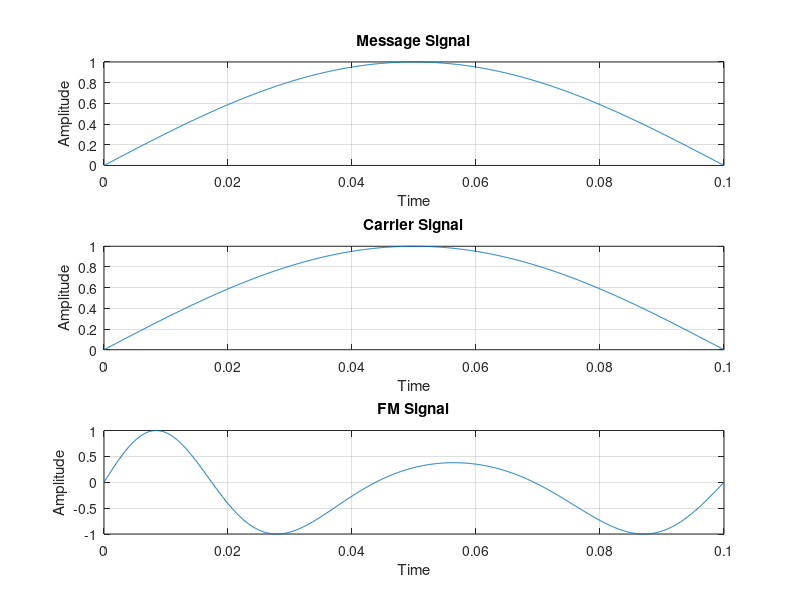

Reproduce this figure in MATLAB.
clc;
clear all;
close all;
fm=input('Message Frequency=');
fc=input('Carrier Frequency=');
mi=input('Modulation Index=');
t=0:0.0001:0.1;
m=sin(2*pi*fm*t);
subplot(3,1,1);
plot(t,m);
xlabel('Time');
ylabel('Amplitude');
title('Message Signal');
grid on;

c=sin(2*pi*fc*t);
subplot(3,1,2);
plot(t,c);
xlabel('Time');
ylabel('Amplitude');
title('Carrier Signal');
grid on;

y=sin(2*pi*fc*t+(mi.*sin(2*pi*fm*t)));%Frequency changing w.r.t Message
subplot(3,1,3);
plot(t,y);
xlabel('Time');
ylabel('Amplitude');
title('FM Signal');
grid on;